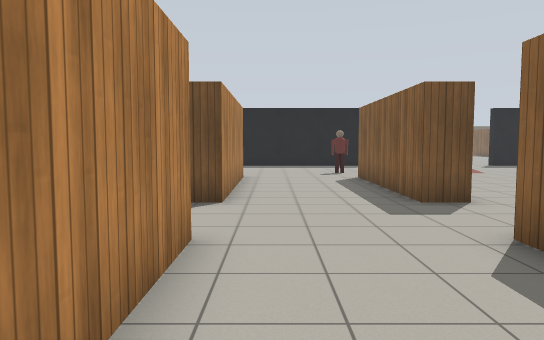
view 1 (above)

24 first-person views from a walk through a world built for the Gazebo simulator. The camera is 1.2 m above the floor, tilts 4° down and sees 70° across. The floor is counted in squares, 1 m on a side. Each view is taken from the middle of a square. On the plan, view 1 faces up. The plan holds only what a view shows up to about 15 squares ahead; the rest is blank. Robots are left out. Gazebo's built-in surfaces are drawn with simple patterns. Some stock models are drawn as simple stand-ins.

view 2
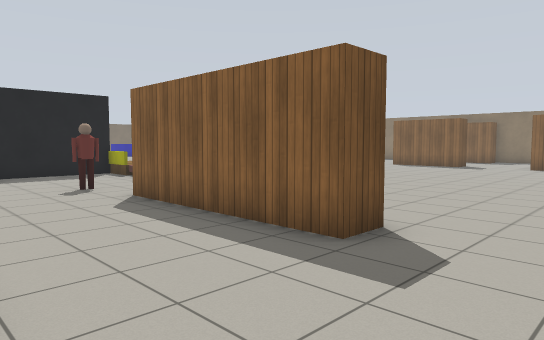

view 3
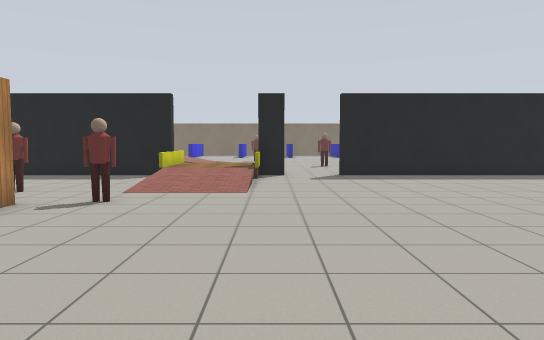

view 4
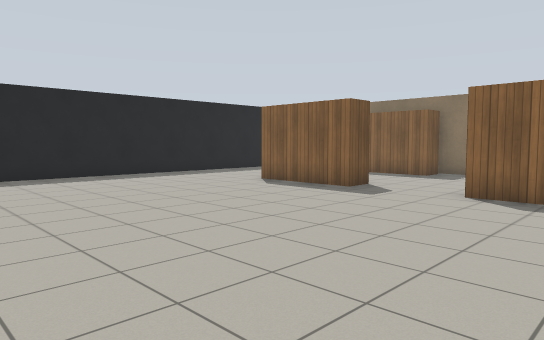

view 5
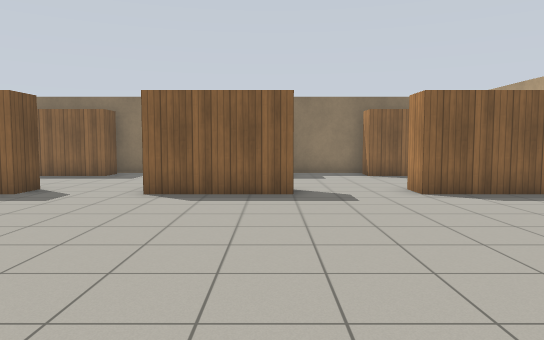

view 6
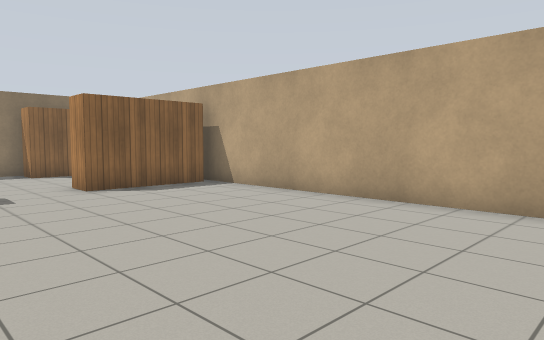

view 7
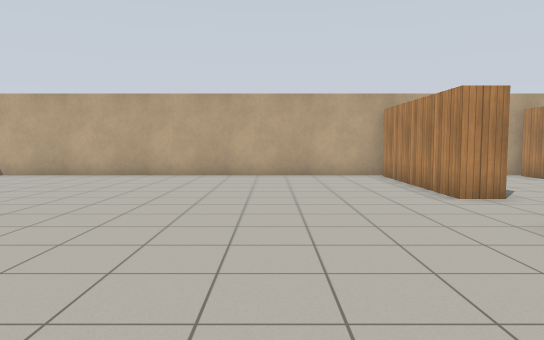

view 8
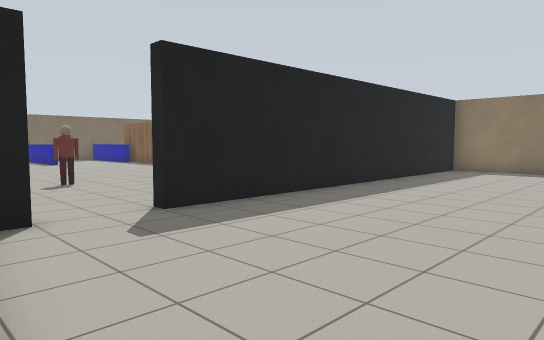

view 9
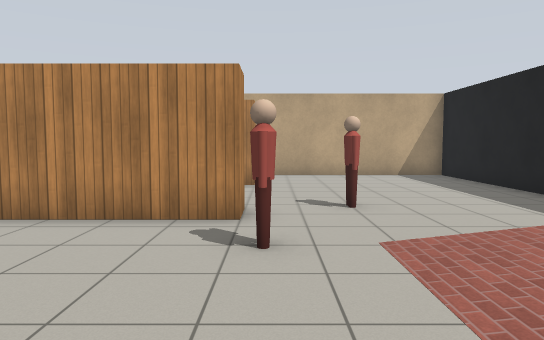

view 10
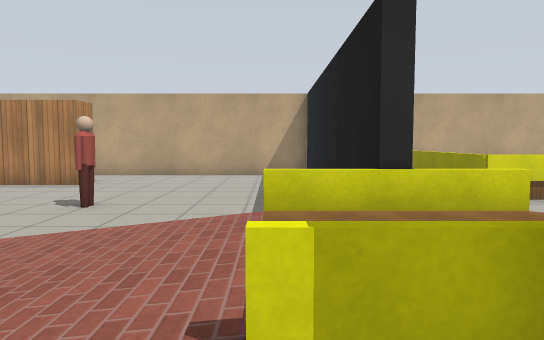

view 11
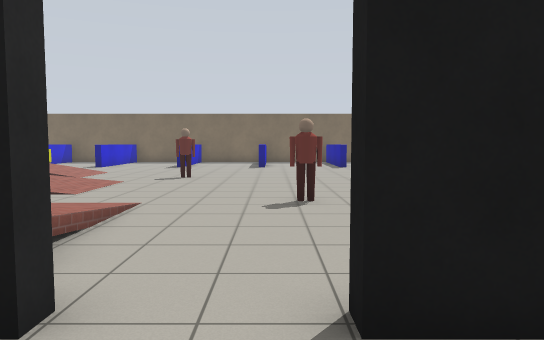

view 12
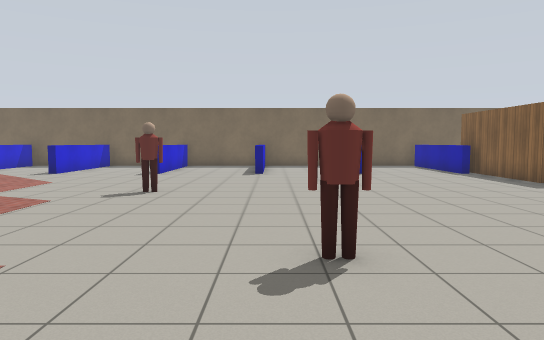

view 13
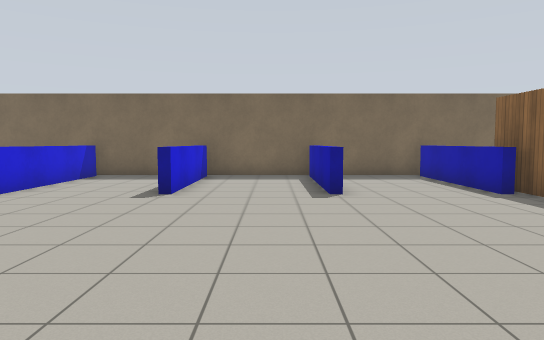

view 14
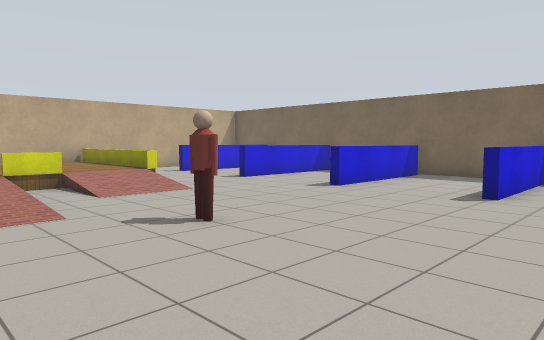

view 15
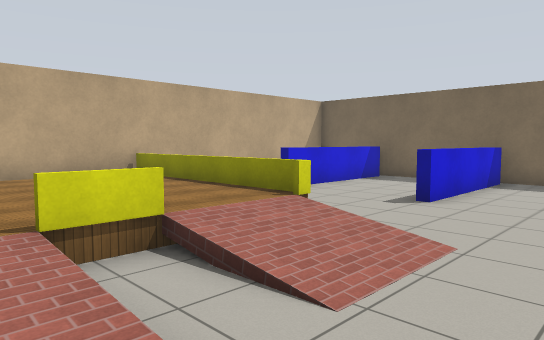

view 16
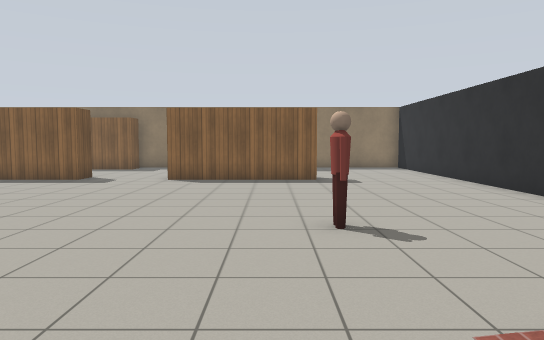

view 17
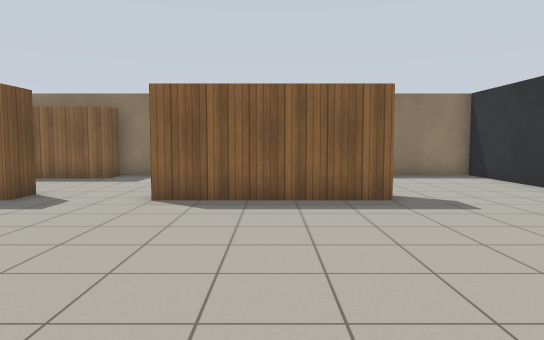

view 18
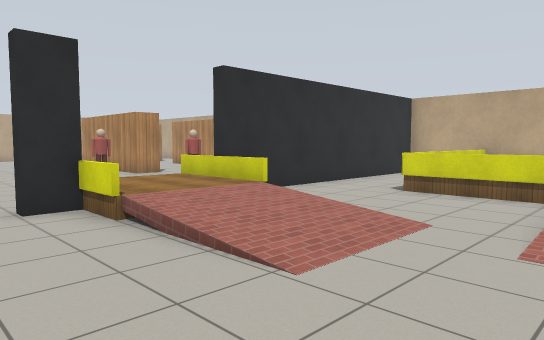

view 19
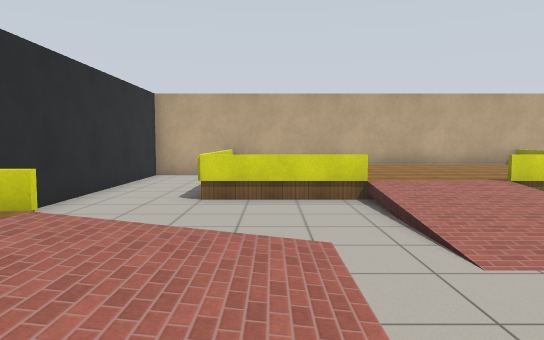

view 20
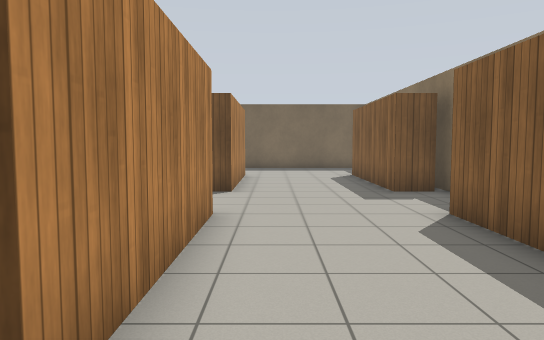

view 21
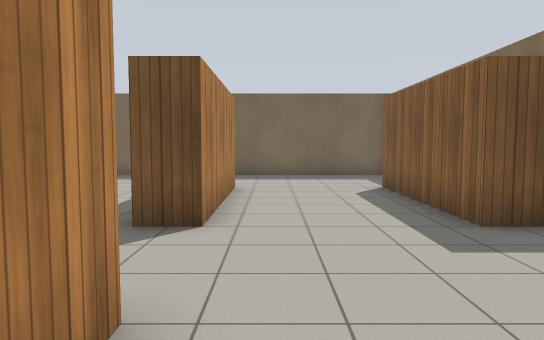

view 22
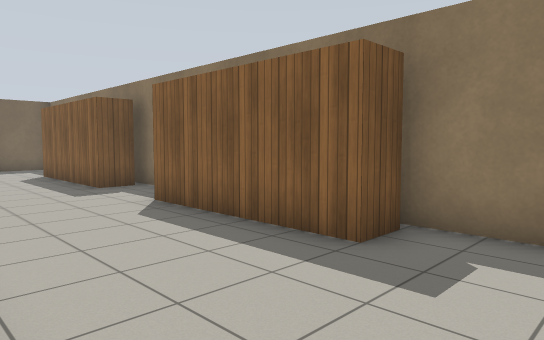

view 23
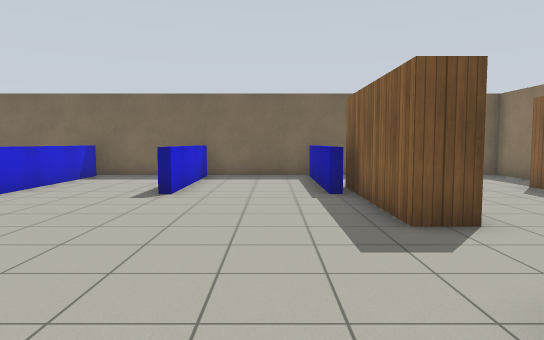

view 24
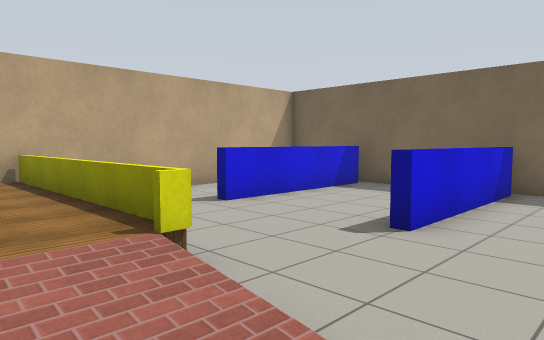

### Floor plan
Points are (right, up) in squares from view 1. A wall is a line through its corners. A room is listed if a view was taken in it or the views show most of it. See-through windows are left out.
Room 1 (views 1, 2, 3, 4, 5, 6, 7, 8, 9, 10, 11, 12, 13, 14, 15, 16, 17, 18, 19, 20, 21, 22, 23, 24)
walls: (8.6, 20.7) (9.5, 20.7) (9.5, 20.3) (8.6, 20.3); (5.4, 20.3) (-4.4, 20.3) (-4.4, 12.4); (14.9, 20.7) (25.4, 20.7) (25.4, 25.8); (5.4, 22.1) (5.4, 18.9); (19, 25.4) (19, 30.5); (-1, 13.6) (-1, 7.7) (-1.6, 7.7); (20.1, 12) (19, 12) (19, 15.5); (23, 20.3) (11.6, 20.3) (11.6, 20.8); (4.1, 7.7) (3, 7.7) (3, 13.5) (4, 13.5) (4, 9.8); (20, 30.5) (20, 25.5); (25.4, 17) (25.4, 18); (25.1, 25.5) (24, 25.5) (24, 30.5); (25.1, 12) (24, 12) (24, 14.5); (19, 5.4) (19, 9); (3, 4.1) (3, 4.8) (4, 4.8) (4, -1); (25.4, 11) (25.4, 12); (-1, 4.8) (-1, -1); (25.4, 32.4) (25.4, 34.5); (-4.4, 33.9) (-4.4, 20.7) (5.4, 20.7); (25.1, 33.5) (24, 33.5) (24, 38.5); (20, 38.5) (20, 33.5) (19, 33.5) (19, 38.5); (3.9, -1.4) (19.6, -1.4); (19, -1.1) (19, 2.5) (20, 2.5); (25.4, 2.4) (25.4, 3.1); (24, 1) (24, 2.5) (25, 2.5); (25.4, 40.5) (25.4, 42.4) (-1.9, 42.4)
low walls: (8.6, 20.3) (8.6, 19); (8.6, 21.1) (8.6, 20.7); (5.2, 18.9) (5.2, 20); (1.9, 24.6) (1.9, 23.4) (1, 23.4); (1.6, 33.9) (-4.2, 33.9); (18.4, 37) (18.4, 42); (10.7, 42) (10.7, 37) (10.2, 37); (6.7, 42.1) (6.7, 37) (6.2, 37); (14.7, 42) (14.7, 37) (14.4, 37) (14.4, 41.9); (2.7, 42.1) (2.7, 37) (2.2, 37); (-1.3, 42) (-1.3, 37)
ways out: opening at (-2, 35.5)
objects: wooden box (2, 25) to (2, 26); yellow box (2, 30) to (2, 31); yellow box (2, 34); person (3, 15); ramp (4, 30); person (5, 14) to (6, 14); ramp (8, 18); ramp (8, 23); person (8, 31); person (12, 26)

Positions as (right, up) in squares from view 1, and headings:
1: (0, 0), facing up
2: (-1, 5), facing up-right
3: (9, 6), facing up
4: (10, 6), facing up-right
5: (10, 6), facing right
6: (9, 6), facing down-right
7: (8, 13), facing down
8: (8, 14), facing up-right
9: (10, 14), facing left
10: (10, 19), facing left
11: (11, 18), facing up
12: (11, 22), facing up
13: (13, 28), facing up
14: (13, 28), facing up-left
15: (6, 29), facing up-left
16: (6, 27), facing right
17: (11, 28), facing right
18: (11, 28), facing down-left
19: (10, 25), facing left
20: (21, 24), facing up
21: (21, 28), facing up
22: (20, 23), facing up-right
23: (17, 28), facing up
24: (5, 32), facing up-left
